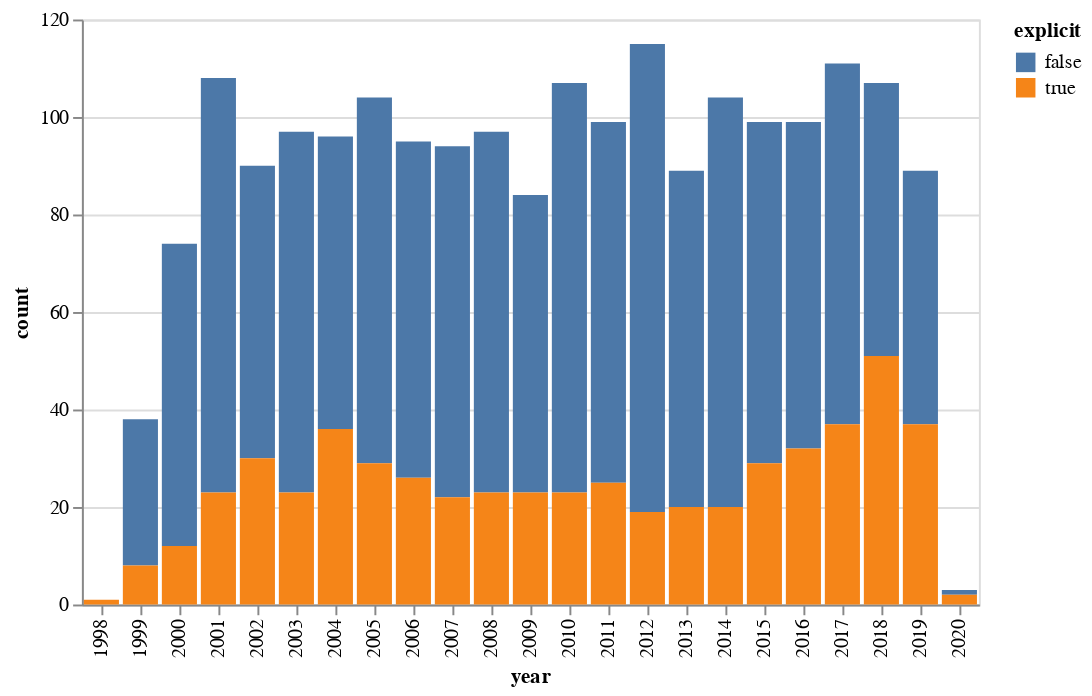

The notebook cell saved with this chart:
### Code cell
# Group the data by year and explicit columns and calculate the count
df_explicit = base.groupby(['year', 'explicit']).size().reset_index(name='count')

# Create a stacked bar chart
chart = alt.Chart(df_explicit).mark_bar().encode(
    x='year:O',
    y='count:Q',
    color='explicit:N'
)

# Show the chart
chart.show()

### Figure 1 — Vega-Lite specification as saved in the notebook (floating-point values rounded to 4 significant figures)
{"config": {"view": {"continuousWidth": 300, "continuousHeight": 300}}, "data": {"name": "data-7c22f027e00ef59da9881db29f10acfc"}, "mark": {"type": "bar"}, "encoding": {"color": {"field": "explicit", "type": "nominal"}, "x": {"field": "year", "type": "ordinal"}, "y": {"field": "count", "type": "quantitative"}}, "$schema": "https://vega.github.io/schema/vega-lite/v5.17.0.json", "datasets": {"data-7c22f027e00ef59da9881db29f10acfc": [{"year": 1998, "explicit": true, "count": 1}, {"year": 1999, "explicit": false, "count": 30}, {"year": 1999, "explicit": true, "count": 8}, {"year": 2000, "explicit": false, "count": 62}, {"year": 2000, "explicit": true, "count": 12}, {"year": 2001, "explicit": false, "count": 85}, {"year": 2001, "explicit": true, "count": 23}, {"year": 2002, "explicit": false, "count": 60}, {"year": 2002, "explicit": true, "count": 30}, {"year": 2003, "explicit": false, "count": 74}, {"year": 2003, "explicit": true, "count": 23}, {"year": 2004, "explicit": false, "count": 60}, {"year": 2004, "explicit": true, "count": 36}, {"year": 2005, "explicit": false, "count": 75}, {"year": 2005, "explicit": true, "count": 29}, {"year": 2006, "explicit": false, "count": 69}, {"year": 2006, "explicit": true, "count": 26}, {"year": 2007, "explicit": false, "count": 72}, {"year": 2007, "explicit": true, "count": 22}, {"year": 2008, "explicit": false, "count": 74}, {"year": 2008, "explicit": true, "count": 23}, {"year": 2009, "explicit": false, "count": 61}, {"year": 2009, "explicit": true, "count": 23}, {"year": 2010, "explicit": false, "count": 84}, {"year": 2010, "explicit": true, "count": 23}, {"year": 2011, "explicit": false, "count": 74}, {"year": 2011, "explicit": true, "count": 25}, {"year": 2012, "explicit": false, "count": 96}, {"year": 2012, "explicit": true, "count": 19}, {"year": 2013, "explicit": false, "count": 69}, {"year": 2013, "explicit": true, "count": 20}, {"year": 2014, "explicit": false, "count": 84}, {"year": 2014, "explicit": true, "count": 20}, {"year": 2015, "explicit": false, "count": 70}, {"year": 2015, "explicit": true, "count": 29}, {"year": 2016, "explicit": false, "count": 67}, {"year": 2016, "explicit": true, "count": 32}, {"year": 2017, "explicit": false, "count": 74}, {"year": 2017, "explicit": true, "count": 37}, {"year": 2018, "explicit": false, "count": 56}, {"year": 2018, "explicit": true, "count": 51}, {"year": 2019, "explicit": false, "count": 52}, {"year": 2019, "explicit": true, "count": 37}, {"year": 2020, "explicit": false, "count": 1}, {"year": 2020, "explicit": true, "count": 2}]}}
